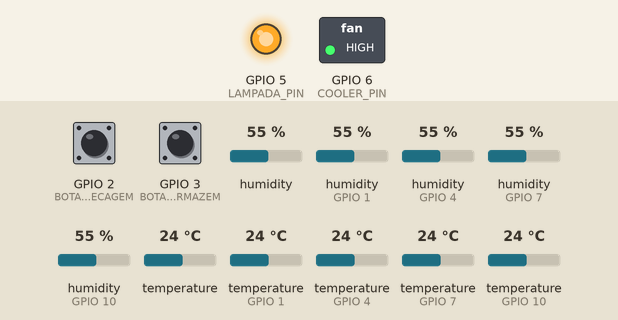
The sketch below on a simulated ESP32-S3. Shown: switched loads named in the sketch (green lamp = pin HIGH), output pins drawn as LEDs (lit = HIGH). The inputs (shaded band) are chosen by the test bench; at power-on: GPIO 2 (BOTAO_SECAGEM) HIGH, GPIO 3 (BOTAO_ARMAZEM) HIGH, humidity 55 %, humidity (sensors on GPIO 1, GPIO 4, GPIO 7, GPIO 10) 55 %, temperature 24 °C, temperature (sensors on GPIO 1, GPIO 4, GPIO 7, GPIO 10) 24 °C. WiFi joins after 1.5 s; servers stay silent unless stated; uploads are accepted with an empty reply; what the sketch prints to the serial monitor is not drawn.

Above: at 5.7 s.
5.8 s: GPIO 2 (BOTAO_SECAGEM) pulled LOW for 0.15 s
At 6.5 s:
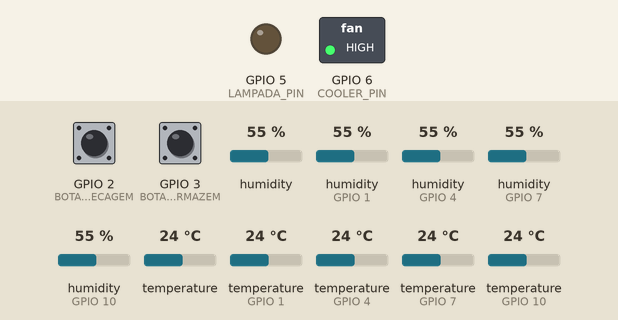
7.4 s: GPIO 3 (BOTAO_ARMAZEM) pulled LOW for 0.15 s
At 7.7 s:
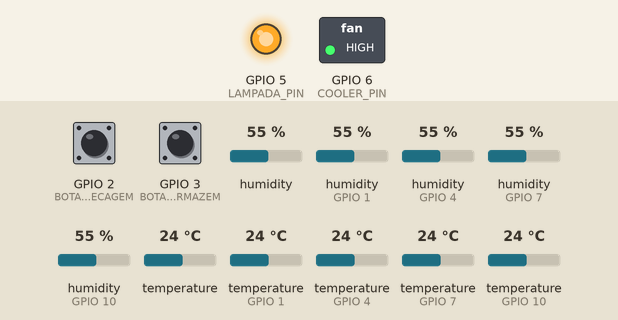
9.0 s: GPIO 2 (BOTAO_SECAGEM) pulled LOW for 1 s
At 10.1 s:
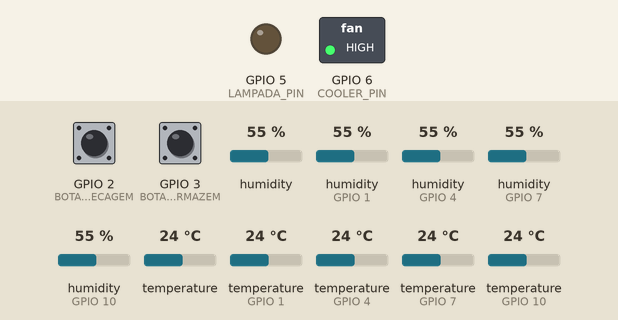
11.5 s: GPIO 3 (BOTAO_ARMAZEM) pulled LOW for 1 s
At 12.0 s:
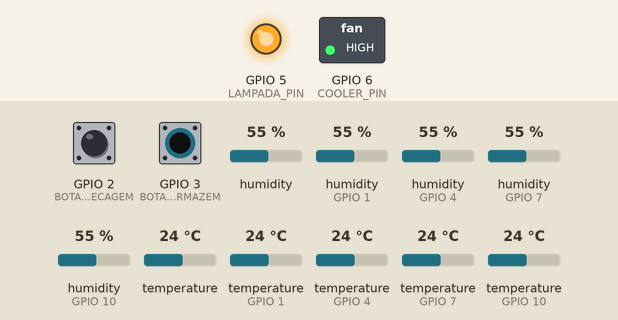
Timing chart, 0 to 14.5 s (numbered marks = the images above; inputs shaded):
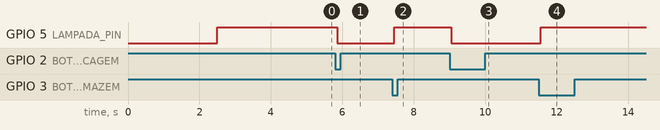

The sketch:

estufa.ino
```cpp
/*
 * ============================================================
 * ESTUFA DE FILAMENTO - INTEGRADA AO SERVIDOR DO FABLAB (v2)
 * ============================================================
 * Comunicação com o servidor Django (a estufa sempre inicia,
 * pois está atrás do NAT do laboratório):
 *
 *   - GET  /estufa/api/comandos/   a cada ~2,5 s (poll leve):
 *     recebe modo desejado, controle AUTO/MANUAL, estado desejado
 *     da lâmpada/ventoinha e os parâmetros de temperatura.
 *   - POST /estufa/api/telemetria/ a cada 30 s (ou após botão):
 *     envia leituras dos 5 DHT22 e estado atual.
 *
 * Controle:
 *   - AUTO: termostato local com os parâmetros vindos do site.
 *   - MANUAL: obedece lâmpada/ventoinha definidos no site.
 *   - TRAVA DE SEGURANÇA (sempre ativa, mesmo em manual):
 *     media >= TEMP_SEGURANCA -> lâmpada OFF + ventoinha ON.
 *   - Sem contato com o servidor por mais de FALHA_COMANDOS_MS:
 *     volta sozinho para AUTO (fail-safe).
 */

#include <DHT.h>
#include <WiFi.h>
#include <ArduinoOTA.h>
#include <WebServer.h>
#include <HTTPClient.h>
#include <WiFiClientSecure.h>

// ================= CONFIGURAÇÃO =================

// --- REDE WI-FI DO LABORATÓRIO ---
const char* ssid = "Fabnet";
const char* password = "SUA_SENHA_AQUI";

// --- SERVIDOR DJANGO DO FABLAB ---
const char* URL_TELEMETRIA = "https://ifmaker.cba.ifmt.edu.br/estufa/api/telemetria/";
const char* URL_COMANDOS   = "https://ifmaker.cba.ifmt.edu.br/estufa/api/comandos/";
const char* ESTUFA_TOKEN   = "COLE_O_TOKEN_AQUI";

// Intervalos
const unsigned long COMANDOS_INTERVALO   = 2500;   // poll de comandos (~2,5 s)
const unsigned long TELEMETRIA_INTERVALO = 30000;  // envio de leituras (30 s)
const unsigned long FALHA_COMANDOS_MS    = 120000; // 2 min sem servidor -> volta pra AUTO

// Trava de segurança absoluta (não configurável pelo site de propósito)
#define TEMP_SEGURANCA 55.0

// ================= HARDWARE =================

WebServer server(80);

#define LAMPADA_PIN 5
#define COOLER_PIN 6
#define BOTAO_SECAGEM 2
#define BOTAO_ARMAZEM 3

#define DHTTYPE DHT22
DHT dht1(0, DHTTYPE); DHT dht2(1, DHTTYPE); DHT dht3(4, DHTTYPE); DHT dht4(7, DHTTYPE); DHT dht5(10, DHTTYPE);

#define RELE_ON LOW
#define RELE_OFF HIGH

// ================= PARÂMETROS (padrões; o servidor sobrescreve) =================

float tempAlvoSec  = 45.0;
float tempMaxSec   = 50.0;
float histereseSec = 1.0;
float tempMaxArm   = 30.0;
float tempMinArm   = 15.0;

// ================= ESTADO GLOBAL =================

float tempSensors[5] = {0,0,0,0,0};
float umidSensors[5] = {0,0,0,0,0};
float mediaT = 0; float mediaU = 0;
bool lampadaLigada = false; bool coolerLigado = false;
bool modoSecagem = false;

// Controle manual (definido pelo servidor)
bool controleManual = false;
bool lampadaDesejada = false;
bool coolerDesejado = false;

unsigned long ultimaLeitura = 0;
unsigned long ultimoComandos = 0;
unsigned long ultimaTelemetria = 0;
unsigned long ultimoContatoOk = 0;
bool syncImediato = false;
bool origemBotao = false;

enum Estado { AQUECENDO, MANTENDO, RESFRIANDO, ESTAVEL, ERRO };
Estado estadoAtual = ESTAVEL;

void controlarClima();

const char* nomeEstado() {
  switch (estadoAtual) {
    case AQUECENDO:  return "AQUECENDO";
    case MANTENDO:   return "MANTENDO";
    case RESFRIANDO: return "RESFRIANDO";
    case ERRO:       return "ERRO";
    default:         return "ESTAVEL";
  }
}

// ================= HELPERS DE REDE =================

// Cliente TLS estático com reuso de conexão (evita handshake a cada poll)
WiFiClientSecure clientSecure;
HTTPClient http;

bool iniciarRequisicao(const char* url) {
  http.setTimeout(8000);
  http.setReuse(true); // keep-alive: a conexão sobrevive entre os polls
  if (!http.begin(clientSecure, url)) {
    Serial.println("Falha ao iniciar conexao");
    return false;
  }
  http.addHeader("X-Estufa-Token", ESTUFA_TOKEN);
  return true;
}

// --- Parsers simples para o JSON do servidor (sem ArduinoJson) ---
float pegarFloat(const String& s, const char* chave, float padrao) {
  String k = "\""; k += chave; k += "\":";
  int i = s.indexOf(k);
  if (i < 0) return padrao;
  i += k.length();
  while (i < (int)s.length() && s[i] == ' ') i++;
  return s.substring(i).toFloat();
}

bool pegarBool(const String& s, const char* chave, bool padrao) {
  String k = "\""; k += chave; k += "\":";
  int i = s.indexOf(k);
  if (i < 0) return padrao;
  i += k.length();
  while (i < (int)s.length() && s[i] == ' ') i++;
  return s.startsWith("true", i);
}

bool pegarModoSecagem(const String& s, bool padrao) {
  if (s.indexOf("\"modo_desejado\": \"SECAGEM\"") >= 0 ||
      s.indexOf("\"modo_desejado\":\"SECAGEM\"") >= 0) return true;
  if (s.indexOf("\"modo_desejado\": \"ARMAZEM\"") >= 0 ||
      s.indexOf("\"modo_desejado\":\"ARMAZEM\"") >= 0) return false;
  return padrao;
}

// Aplica a resposta do servidor (mesma estrutura nos dois endpoints)
void aplicarComandos(const String& resposta) {
  bool novoModoSecagem = pegarModoSecagem(resposta, modoSecagem);
  bool novoManual = (resposta.indexOf("\"controle\": \"MANUAL\"") >= 0 ||
                     resposta.indexOf("\"controle\":\"MANUAL\"") >= 0);

  lampadaDesejada = pegarBool(resposta, "lampada_desejada", lampadaDesejada);
  coolerDesejado  = pegarBool(resposta, "cooler_desejado", coolerDesejado);

  tempAlvoSec  = pegarFloat(resposta, "temp_alvo_sec", tempAlvoSec);
  tempMaxSec   = pegarFloat(resposta, "temp_max_sec", tempMaxSec);
  histereseSec = pegarFloat(resposta, "histerese_sec", histereseSec);
  tempMaxArm   = pegarFloat(resposta, "temp_max_arm", tempMaxArm);
  tempMinArm   = pegarFloat(resposta, "temp_min_arm", tempMinArm);

  bool mudou = (novoModoSecagem != modoSecagem) || (novoManual != controleManual);
  if (novoModoSecagem != modoSecagem) {
    modoSecagem = novoModoSecagem;
    Serial.println(modoSecagem ? "Servidor: SECAGEM" : "Servidor: ARMAZENAMENTO");
  }
  if (novoManual != controleManual) {
    controleManual = novoManual;
    Serial.println(controleManual ? "Servidor: controle MANUAL" : "Servidor: controle AUTO");
  }

  ultimoContatoOk = millis();
  if (mudou || controleManual) controlarClima();
}

// ================= POLL DE COMANDOS (leve, ~2,5 s) =================

void buscarComandos() {
  if (WiFi.status() != WL_CONNECTED) return;
  if (!iniciarRequisicao(URL_COMANDOS)) return;

  int httpCode = http.GET();
  if (httpCode == 200) {
    aplicarComandos(http.getString());
  } else {
    Serial.printf("Poll comandos falhou: HTTP %d\n", httpCode);
  }
  http.end();
}

// ================= TELEMETRIA (30 s) =================

void jsonCampoFloat(String& json, const char* chave, float valor, int casas) {
  json += "\""; json += chave; json += "\":";
  if (isnan(valor)) json += "null";
  else json += String(valor, casas);
  json += ",";
}

void enviarTelemetria() {
  if (WiFi.status() != WL_CONNECTED) return;

  String json;
  json.reserve(512);
  json = "{";
  json += "\"modo\":\""; json += (modoSecagem ? "SECAGEM" : "ARMAZEM"); json += "\",";
  json += "\"estado\":\""; json += nomeEstado(); json += "\",";
  jsonCampoFloat(json, "temperatura_media", (estadoAtual == ERRO ? NAN : mediaT), 1);
  jsonCampoFloat(json, "umidade_media", (estadoAtual == ERRO ? NAN : mediaU), 0);
  jsonCampoFloat(json, "t1", tempSensors[0], 1); jsonCampoFloat(json, "h1", umidSensors[0], 0);
  jsonCampoFloat(json, "t2", tempSensors[1], 1); jsonCampoFloat(json, "h2", umidSensors[1], 0);
  jsonCampoFloat(json, "t3", tempSensors[2], 1); jsonCampoFloat(json, "h3", umidSensors[2], 0);
  jsonCampoFloat(json, "t4", tempSensors[3], 1); jsonCampoFloat(json, "h4", umidSensors[3], 0);
  jsonCampoFloat(json, "t5", tempSensors[4], 1); jsonCampoFloat(json, "h5", umidSensors[4], 0);
  json += "\"lampada\":"; json += (lampadaLigada ? "true" : "false"); json += ",";
  json += "\"cooler\":"; json += (coolerLigado ? "true" : "false"); json += ",";
  json += "\"origem_botao\":"; json += (origemBotao ? "true" : "false");
  json += "}";

  if (!iniciarRequisicao(URL_TELEMETRIA)) return;
  http.addHeader("Content-Type", "application/json");

  int httpCode = http.POST(json);
  if (httpCode == 200) {
    aplicarComandos(http.getString());
    origemBotao = false;
    Serial.println("Telemetria OK");
  } else {
    Serial.printf("Telemetria falhou: HTTP %d (%s)\n", httpCode,
                  http.errorToString(httpCode).c_str());
  }
  http.end();
}

// ================= PÁGINA WEB LOCAL =================

void paginaPrincipal() {
  String html = "<!DOCTYPE html><html><head>";
  html += "<meta name='viewport' content='width=device-width, initial-scale=1.0'>";
  html += "<meta http-equiv='refresh' content='3'>";
  html += "<style>body{font-family:Arial,sans-serif; text-align:center; background-color:#222; color:#fff; margin-top:30px;}";
  html += "h1{color:#4CAF50;} .painel{background:#333; padding:20px; border-radius:10px; display:inline-block;}";
  html += ".erro{color:#ff4c4c;}</style></head><body>";

  html += "<h1>Painel da Estufa</h1>";
  html += "<div class='painel'>";

  if (estadoAtual == ERRO) {
    html += "<h2 class='erro'>ALERTA: FALHA NOS SENSORES!</h2>";
    html += "<p>Verifique as conexoes dos DHT22.</p>";
  } else {
    html += "<p>Modo: <b>" + String(modoSecagem ? "SECAGEM" : "ARMAZEM") + "</b>";
    html += " | Controle: <b>" + String(controleManual ? "MANUAL" : "AUTO") + "</b></p>";
    html += "<h2 style='font-size:40px; margin:10px 0;'>" + String(mediaT, 1) + " &deg;C</h2>";
    html += "<h3 style='color:#aaa;'>" + String(mediaU, 0) + " % Umidade</h3>";
    html += "<hr style='border:1px solid #555;'>";
    html += "<p>Lampada: <b>" + String(lampadaLigada ? "<span style='color:yellow'>ON</span>" : "OFF") + "</b> | ";
    html += "Cooler: <b>" + String(coolerLigado ? "<span style='color:cyan'>ON</span>" : "OFF") + "</b></p>";
  }

  html += "</div></body></html>";
  server.send(200, "text/html", html);
}

// ================= SETUP =================

void setup() {
  Serial.begin(115200);
  delay(1000);

  Serial.print("\nA ligar a rede ");
  Serial.println(ssid);
  WiFi.mode(WIFI_STA);
  WiFi.begin(ssid, password);

  while (WiFi.status() != WL_CONNECTED) {
    delay(500);
    Serial.print(".");
  }

  Serial.println("\nWi-Fi Conectado!");
  Serial.print("IP do painel local: ");
  Serial.println(WiFi.localIP());

  clientSecure.setInsecure(); // ESP32 sem bundle de certificados

  ArduinoOTA.setHostname("Estufa-IoT");
  ArduinoOTA.begin();

  server.on("/", paginaPrincipal);
  server.begin();

  pinMode(LAMPADA_PIN, OUTPUT); pinMode(COOLER_PIN, OUTPUT);
  pinMode(BOTAO_SECAGEM, INPUT_PULLUP); pinMode(BOTAO_ARMAZEM, INPUT_PULLUP);
  digitalWrite(LAMPADA_PIN, RELE_OFF); digitalWrite(COOLER_PIN, RELE_OFF);

  dht1.begin(); dht2.begin(); dht3.begin(); dht4.begin(); dht5.begin();
  delay(2000);

  ultimoContatoOk = millis();
}

// ================= SENSORES =================

void lerSensoresEFazerMedia() {
  float somaT = 0, somaU = 0; int sensoresValidos = 0;

  tempSensors[0] = dht1.readTemperature(); umidSensors[0] = dht1.readHumidity();
  tempSensors[1] = dht2.readTemperature(); umidSensors[1] = dht2.readHumidity();
  tempSensors[2] = dht3.readTemperature(); umidSensors[2] = dht3.readHumidity();
  tempSensors[3] = dht4.readTemperature(); umidSensors[3] = dht4.readHumidity();
  tempSensors[4] = dht5.readTemperature(); umidSensors[4] = dht5.readHumidity();

  for (int i = 0; i < 5; i++) {
    if (!isnan(tempSensors[i]) && !isnan(umidSensors[i])) {
      somaT += tempSensors[i]; somaU += umidSensors[i]; sensoresValidos++;
    }
  }

  if (sensoresValidos > 0) {
    mediaT = somaT / sensoresValidos;
    mediaU = somaU / sensoresValidos;
    if (estadoAtual == ERRO) estadoAtual = ESTAVEL;
    controlarClima();
  } else {
    estadoAtual = ERRO;
    digitalWrite(LAMPADA_PIN, RELE_OFF); digitalWrite(COOLER_PIN, RELE_OFF);
    lampadaLigada = false; coolerLigado = false;
  }
}

// ================= CONTROLE =================

void setLampada(bool ligar) {
  digitalWrite(LAMPADA_PIN, ligar ? RELE_ON : RELE_OFF);
  lampadaLigada = ligar;
}

void setCooler(bool ligar) {
  digitalWrite(COOLER_PIN, ligar ? RELE_ON : RELE_OFF);
  coolerLigado = ligar;
}

void controlarClima() {
  if (estadoAtual == ERRO) return;

  // TRAVA DE SEGURANÇA — vale em qualquer modo, inclusive manual
  if (mediaT >= TEMP_SEGURANCA) {
    setLampada(false); setCooler(true);
    estadoAtual = RESFRIANDO;
    return;
  }

  // Controle manual: obedece o que veio do servidor
  if (controleManual) {
    setLampada(lampadaDesejada);
    setCooler(coolerDesejado);
    if (lampadaLigada && !coolerLigado)      estadoAtual = AQUECENDO;
    else if (coolerLigado && !lampadaLigada) estadoAtual = RESFRIANDO;
    else if (lampadaLigada && coolerLigado)  estadoAtual = MANTENDO;
    else                                     estadoAtual = ESTAVEL;
    return;
  }

  // Controle automático (termostato)
  if (modoSecagem) {
    if (mediaT >= tempMaxSec) { setLampada(false); setCooler(true); estadoAtual = RESFRIANDO; }
    else if (coolerLigado && mediaT < (tempMaxSec - 2.0)) { setCooler(false); }
    else if (mediaT < (tempAlvoSec - histereseSec)) { setLampada(true); estadoAtual = AQUECENDO; }
    else if (mediaT > (tempAlvoSec + histereseSec) && mediaT < tempMaxSec) { setLampada(false); estadoAtual = MANTENDO; }
  } else {
    if (mediaT >= tempMaxArm) { setLampada(false); setCooler(true); estadoAtual = RESFRIANDO; }
    else if (mediaT <= tempMinArm) { setLampada(true); setCooler(false); estadoAtual = AQUECENDO; }
    else { setLampada(false); setCooler(false); estadoAtual = ESTAVEL; }
  }
  if (!lampadaLigada && !coolerLigado) estadoAtual = ESTAVEL;
}

// ================= LOOP =================

void loop() {
  ArduinoOTA.handle();
  server.handleClient();

  // Botões físicos (mudam o modo; o servidor adota via origem_botao)
  bool modoAnterior = modoSecagem;

  if (digitalRead(BOTAO_SECAGEM) == LOW) {
    delay(50);
    if (digitalRead(BOTAO_SECAGEM) == LOW && !modoSecagem) {
      modoSecagem = true;
      origemBotao = true;
      syncImediato = true;
      Serial.println("Botao Fisico: SECAGEM");
    }
  }

  if (digitalRead(BOTAO_ARMAZEM) == LOW) {
    delay(50);
    if (digitalRead(BOTAO_ARMAZEM) == LOW && modoSecagem) {
      modoSecagem = false;
      origemBotao = true;
      syncImediato = true;
      Serial.println("Botao Fisico: ARMAZENAMENTO");
    }
  }

  if (modoSecagem != modoAnterior) { controlarClima(); }

  // Fail-safe: sem contato com o servidor há muito tempo -> volta pra AUTO
  if (controleManual && (millis() - ultimoContatoOk >= FALHA_COMANDOS_MS)) {
    controleManual = false;
    Serial.println("Sem contato com o servidor: voltando para controle AUTO");
    controlarClima();
  }

  // 1. Sensores locais (2,5 s)
  if (millis() - ultimaLeitura >= 2500) {
    ultimaLeitura = millis();
    lerSensoresEFazerMedia();
  }

  // 2. Poll de comandos do servidor (~2,5 s)
  if (millis() - ultimoComandos >= COMANDOS_INTERVALO) {
    ultimoComandos = millis();
    buscarComandos();
  }

  // 3. Telemetria completa (30 s ou após botão)
  if (syncImediato || (millis() - ultimaTelemetria >= TELEMETRIA_INTERVALO)) {
    syncImediato = false;
    ultimaTelemetria = millis();
    enviarTelemetria();
  }
}
```

Measured:
- after the input at 5.8 s, GPIO 5 (LAMPADA_PIN): HIGH → LOW after 0.05 s
- after the input at 7.4 s, GPIO 5 (LAMPADA_PIN): LOW → HIGH after 0.05 s
- after the input at 9.0 s, GPIO 5 (LAMPADA_PIN): HIGH → LOW after 0.05 s
- after the input at 11.5 s, GPIO 5 (LAMPADA_PIN): LOW → HIGH after 0.05 s
